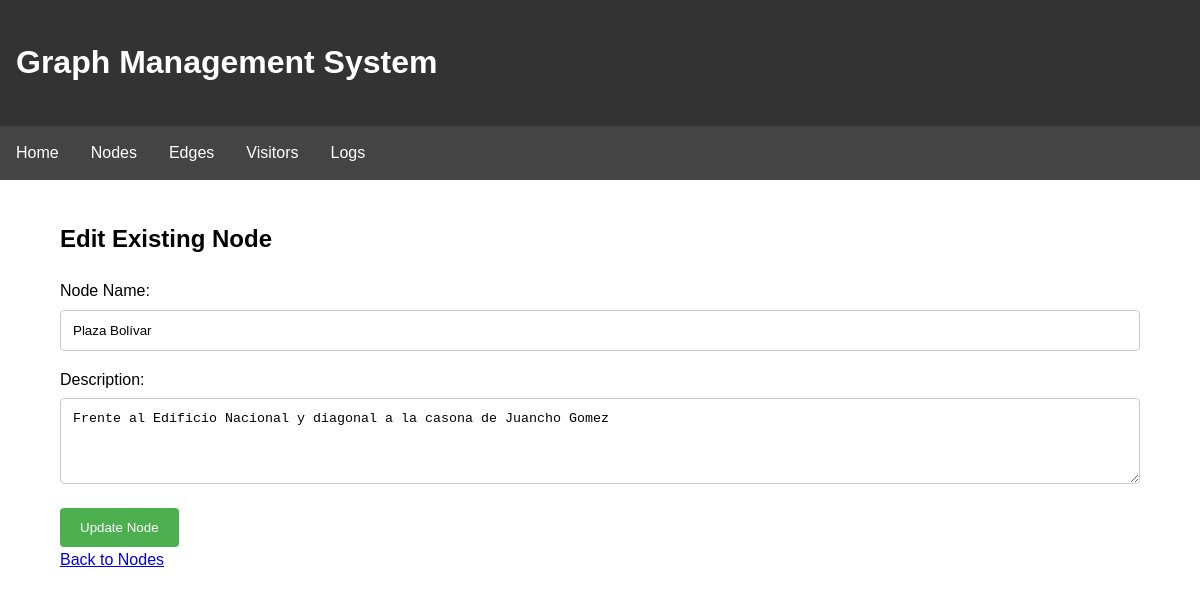
Screenshot of /nodes/7/edit with the database file from the repository.
### backend/models.py (models this page shows, shortened)
class Node(db.Model):
    __tablename__ = 'nodes'
    id = db.Column(db.Integer, primary_key=True)
    name = db.Column(db.String(100), nullable=False, unique=True)
    description = db.Column(db.Text, nullable=True)
    created_at = db.Column(db.DateTime, default=datetime.utcnow)
    updated_at = db.Column(db.DateTime, default=datetime.utcnow, onupdate=datetime.utcnow)
    outgoing_edges = db.relationship('Edge', backref='source', foreign_keys='Edge.source_id', cascade='all, delete-orphan')
    incoming_edges = db.relationship('Edge', backref='target', foreign_keys='Edge.target_id', cascade='all, delete-orphan')
    visitors = db.relationship('Visitor', backref='current_node', cascade='all, delete-orphan')

### integrated_app.py (the view, shortened to what this page needs)
@app.route('/nodes/<int:node_id>/edit', methods=['GET', 'POST'])
def edit_node(node_id):
    node = Node.query.get_or_404(node_id)
    return render_template('edit_node.html', node=node)

### templates/edit_node.html (shortened to what this page needs)
{% extends "base.html" %}
{% block content %}
    <h2>Edit Existing Node</h2>
    <form method="POST" action="/nodes/{{ node.id }}/edit">
        <div>
            <label for="name">Node Name:</label>
            <input type="text" id="name" name="name" value="{{ node.name }}" required>
        </div>
        <div>
            <label for="description">Description:</label>
            <textarea id="description" name="description" rows="4">{{ node.description }}</textarea>
        </div>
        <div>
            <input type="submit" value="Update Node">
        </div>
    </form>
    <a href="/nodes">Back to Nodes</a>
{% endblock %}

### templates/base.html (style rules this page uses)
body { font-family: Arial, sans-serif; margin: 0; padding: 0; line-height: 1.6; }
form { margin-top: 20px; }
input[type=text], input[type=number], select, textarea { width: 100%; padding: 12px; border: 1px solid #ccc; border-radius: 4px; box-sizing: border-box; margin-top: 6px; margin-bottom: 16px; resize: vertical; }
input[type=submit] { background-color: #4CAF50; color: white; padding: 12px 20px; border: none; border-radius: 4px; cursor: pointer; }

### rows the page displays
Node: name "Plaza Bolívar", description "Frente al Edificio Nacional y diagonal a la casona de Juancho Gomez"
